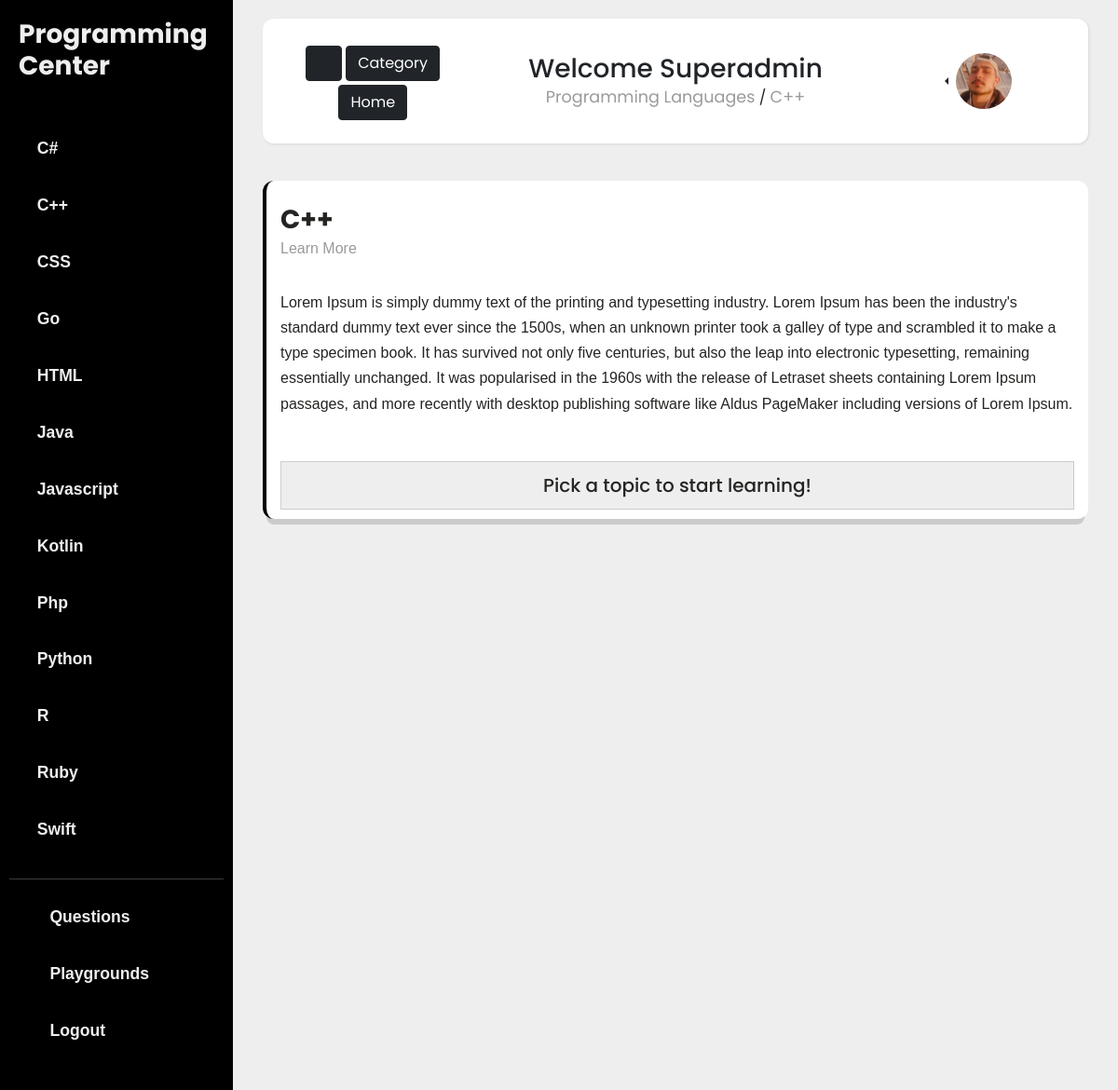
Screenshot of /programming_languages/cpp/ (signed in) with the database file from the repository.
### programmingLanguage/models.py (models this page shows, shortened)
class Language(models.Model):
    name = models.CharField(max_length=100, unique=True)
    slug = models.SlugField(max_length=10, unique=True)
    category = TreeManyToManyField(Category, related_name='lang_category')
    detail = RichTextField(blank=True, null=True)
    class Meta:
        ordering = ['name']

### account/models.py (models this page shows, shortened)
class UserBase(AbstractBaseUser, PermissionsMixin):
    email = models.EmailField('email address', unique=True)
    username = models.CharField(max_length=150, unique=True)
    first_name = models.CharField(max_length=150, blank=True)
    last_name = models.CharField(max_length=150, blank=True)
    slug = models.SlugField(max_length=150, unique=True)
    is_active = models.BooleanField(default=False)
    is_staff = models.BooleanField(default=False)
    created = models.DateTimeField(auto_now_add=True)
    updated = models.DateTimeField(auto_now=True)
    objects = CustomAccountManager()
    USERNAME_FIELD = 'email'
    REQUIRED_FIELDS = ['username']
    class Meta:
        verbose_name = 'Account'
        verbose_name_plural = 'Accounts'

class Profile(models.Model):
    user = models.OneToOneField(UserBase, on_delete=models.CASCADE)
    interests = models.ManyToManyField(Language, related_name='user_interests', blank=True)
    slug = models.SlugField(max_length=150, unique=True)
    about = models.TextField(blank=True)
    image = models.ImageField(default='avatar.png', upload_to=user_directory_path)
    stars = models.ManyToManyField(UserBase, related_name='star', default=None, blank=True)
    star_count = models.BigIntegerField(default='0')

### programmingLanguage/views.py (the view)
# urls.py: path('programming_languages/<slug:slug>/', views.LanguagesDetailView.as_view(), name='languages_detail'),
class LanguagesDetailView(DetailView):
    model = Language
    template_name = 'pl/languages_detail.html'

### programmingLanguage/views.py (called while the page is built)
def language_list(request):
    language_list = Language.objects.all()
    context = {
        'language_list': language_list
    }
    return context

### templates/pl/languages_detail.html (shortened to what this page needs)
{% extends '../basee.html' %}
{% block content %}
<div class="container-fluid">
    <div class="row">
        <nav class="navbar">
            <div class=" col-lg-3 col-12" style="text-align: center; margin: 10px 0;">
                <button type="button" id="sidebarCollapse" class="btn btn-dark mt-1">
                    <i class="fas fa-align-left"></i>
                </button>
                <a href="{% url 'pl:category' %}" class="btn btn-dark mt-1">Category</a>
                <a href="{% url 'pl:home' %}" class="btn btn-dark mt-1">Home</a>
            </div>
            <div class=" col-lg-6 col-12" style="text-align: center; margin: 10px 0;">
                {% if request.user.is_authenticated %}
                <h3 class="mb-0">Welcome {{request.user.username|title}}</h3>
                {% endif %}
                <a href="{% url 'pl:languages' %}" class="navigation ">Programming Languages</a> /
                <a href="{% url 'pl:languages_detail' object.slug %}" class="navigation ">{{object.name}}</a>
            </div>
            <div class="col-lg-3 col-12" style="text-align: center; margin: 10px 0;">
                {% if request.user.is_authenticated %}
                <div class="btn-group  dropstart">
                    <a type="button" class="dropdown-toggle" data-bs-toggle="dropdown" data-toggle="dropdown"
                        aria-haspopup="true" aria-expanded="false">
                        <img src="{{ request.user.profile.image.url }}" alt="" class="rounded-circle" width="60"
                            height="60">
                    </a>
                </div>
                {% else %}
                <div class="row justify-content-center">
                    <a href="{% url 'account:register' %}" class="btn btn-dark col-5"
                        style="margin-right: 5px;">Register</a>
                    <a href="{% url 'account:login' %}" class="btn btn-dark col-5">Log in</a>
                </div>
                {% endif %}
            </div>
        </nav>
    </div>
</div>
<div class="col-12">
    <div class="card card-border">
        <div class="card-header">
            <h3 class="card-title fw-bold mb-0">{{object.name}}</h3>
            <p class="card-category">Learn More</p>
        </div>
        <div class="card-body">
            <div class="col-12 mb-5">
                {{ object.detail|safe }}
            </div>
            <div class="col-12">
                <div class="text-center" style="background:#eeeeee; border:1px solid #cccccc; padding:13px 10px 5px">
                    <h5 style="display: inline-block;">Pick a topic to start learning!</h5>
                </div>
            </div>
        </div>
    </div>
</div>
{% endblock%}

### templates/basee.html (shortened to what this page needs)
{% load static %}
<!doctype html>
<html lang="en">
<head>
    <link href="https://cdn.jsdelivr.net/npm/bootstrap@5.0.0-beta2/dist/css/bootstrap.min.css" rel="stylesheet"
>
    <link href="{% static 'fontawesome_free/css/all.min.css' %}" rel="stylesheet" type="text/css">
    <link rel="stylesheet" href="https://cdn.jsdelivr.net/gh/devicons/devicon@v2.10.1/devicon.min.css">
    <link href="{% static 'css/sidebar.css' %}" rel="stylesheet">
    <link href="{% static 'css/card.css' %}" rel="stylesheet">
    <link href="{% static 'css/card1.css' %}" rel="stylesheet">
</head>
<body>
    <div class="wrapper">
        <nav id="sidebar">
            <div class="sidebar-header">
                <a href="{% url 'pl:home' %}">
                <h3 class="fw-bold">Programming Center</h3>
                </a>
            </div>
            <ul class="components">
                {% for lang in language_list %}
                <li>
                    <a href="{% url 'pl:languages_detail' lang.slug %}">
                        <p class="fw-bold">{{lang.name}}</p>
                    </a>
                </li>
                {% endfor %}
                <hr>
                <li>
                    <a href="{% url 'question:question_list' %}">
                        <i class="fas fa-question y-icon"></i>
                        <p class="fw-bold">Questions</p>
                    </a>
                </li>
                <li>
                    <a href="{% url 'editor:home' %}">
                        <i class="fas fa-file-code game-icon"></i>
                        <p class="fw-bold">Playgrounds</p>
                    </a>
                </li>
                {% if request.user.is_authenticated %}
                <li>
                    <a href="{% url 'account:logout' %}">
                        <i class="fas fa-power-off web-icon"></i>
                        <p class="fw-bold">Logout</p>
                    </a>
                </li>
                {% endif %}
            </ul>
        </nav>
        <div id="content">
            <main class="container">
                {% block content %}
                {% endblock %}
            </main>
        </div>
    </div>
</body>
</html>

### static/css/sidebar.css (style rules this page uses)
:root { --mainColor: #fff; }
body { font-family: 'Poppins', sans-serif; background: #eee; }
p { font-family: sans-serif, 'Poppins'; font-size: 1em; font-weight: 300; line-height: 1.7em; }
a { color: inherit; text-decoration: none; transition: all 0.3s; }
.navbar { padding: 15px 10px; background: #fff; border: none; border-radius: 12px; margin-bottom: 40px; box-shadow: 1px 1px 3px rgba(0, 0, 0, 0.1); }
i, span { display: inline-block; }
.wrapper { display: flex; align-items: stretch; }
#sidebar { min-width: 250px; max-width: 250px; background: #000; color: #eee; transition: all 0.3s; }
#sidebar .sidebar-header { padding: 20px; background: #000; }
#sidebar ul.components { position: relative; padding: 20px 10px; }
#sidebar ul li a { padding: 10px 10px 5px; font-size: 1.1em; display: block; background: linear-gradient(to right, var(--mainColor) 0%, var(--mainColor) 100%); background-position: 0 0 ; background-repeat: repeat-x; background-size: 1px 0; transition: background-size .5s; }
#sidebar ul.components li a p { display: inline-block; margin-left: 15px; }
#content { width: 100%; padding: 20px; min-height: 100vh; transition: all 0.3s; }

### static/css/card.css (style rules this page uses)
.category, .card-category { text-transform: capitalize; font-weight: 400; color: #9A9A9A; font-size: 0.7142em; }
.card-category { font-size: 1em; }
.card { border-radius: 12px; box-shadow: 0 10px 0 -4px rgba(0, 0, 0, 0.15); background-color: #FFFFFF; color: #252422; margin-bottom: 20px; position: relative; border: 0 none; transition: transform 300ms cubic-bezier(0.34, 2, 0.6, 1), box-shadow 200ms ease; }
.card-border { border-left: 4px solid black; }
.card .card-body { padding: 15px 15px 10px 15px; }
.card .card-header { padding: 15px 15px 0; border: 0; }
.card .card-header:not([data-background-color]) { background-color: transparent; }
.card .card-header .card-title { margin-top: 10px; }
a.navigation { color: #9A9A9A; font-size: 1.1rem; }
.web-icon { color: #d9534f; }
.game-icon { color: #5cb85c; }
.y-icon { color: #f0ad4e; }

### rows the page displays
Language: name "C#"
Language: name "C++", detail "Lorem Ipsum is simply dummy text of the printing and typesetting industry. Lorem Ipsum has been the industry's standard dummy text ever since the 1500s, when an unknown printer took a galley of type and scrambled it to make a type specimen book. It has survived not only five centuries, but also the leap into electronic typesetting, remaining essentially unchanged. It was popularised in the 1960s with the release of Letraset sheets containing Lorem Ipsum passages, and more recently with desktop publishing software like Aldus PageMaker including versions of Lorem Ipsum."
Language: name "CSS"
Language: name "Go"
Language: name "HTML"
Language: name "Java"
Language: name "Javascript"
Language: name "Kotlin"
Language: name "Php"
Language: name "Python"
Language: name "R"
Language: name "Ruby"
Language: name "Swift"
UserBase: user.username "Superadmin", user.profile.image (picture)
